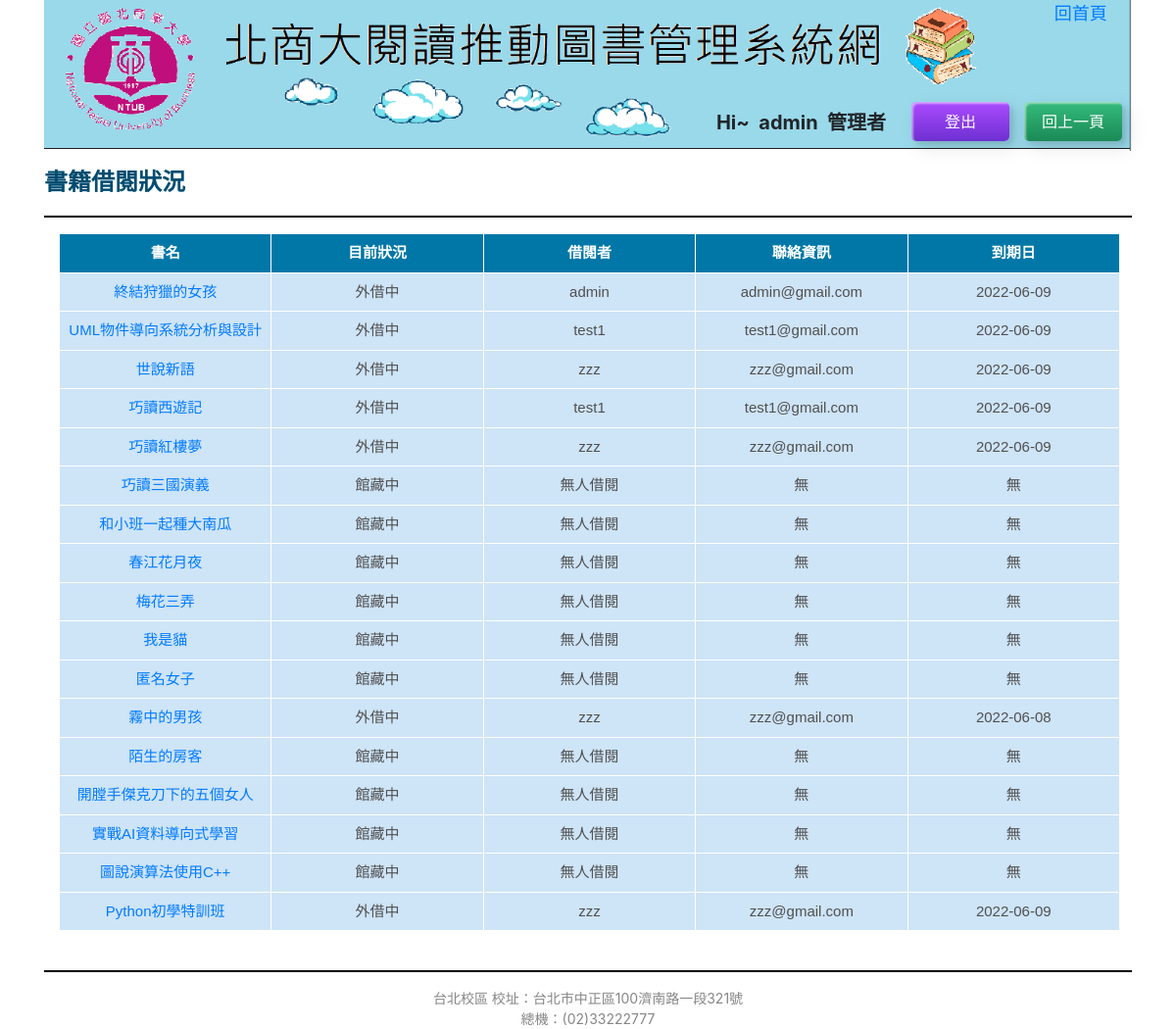
The page /adminall/ (signed in) on the database its author committed.
### libraryapp/models.py (models this page shows, shortened)
class bookModel(models.Model):
    name = models.CharField(max_length=100, null=False)
    isbn = models.CharField(max_length=17, null=False)
    author = models.CharField(max_length=200, null=False)
    desc = models.TextField(blank=True, default='')
    publish = models.CharField(max_length=200, null=False)
    publishyear = models.CharField(max_length=200, null=False)
    theme = models.CharField(max_length=200, null=False)
    time = models.DateTimeField(auto_now=True)
    state = models.BooleanField(default = False)
    borrower = models.CharField(max_length=200, blank=True, default='')
    burl = models.CharField(max_length=100, null=False)
    bhit = models.IntegerField(default=0)
    redate = models.CharField(max_length=100, blank=True, default='')
    connection = models.CharField(max_length=100, blank=True, default='')
    readurl = models.CharField(max_length=100, blank=True, default='')

### libraryapp/views.py (the view)
# urls.py: path('adminall/', views.adminall),
def adminall(request):
    books = models.bookModel.objects.all().order_by('-id')
    nowuser = request.user.username
    return render(request, "adminall.html", locals())

### templates/adminall.html (shortened to what this page needs)
<!DOCTYPE html>
<html lang="en">
<head>
    <link rel="stylesheet" href="/static/css/upload.css">
    <link rel="stylesheet" href="https://stackpath.bootstrapcdn.com/bootstrap/4.2.1/css/bootstrap.min.css">
</head>
<body>
    {%if request.user.is_superuser%}
        <div class="container">
            <div class="row">
                <div class="col-10" style="float: left;"></div>
                <div class="col-2 home"><a href="/adminmain/">回首頁</a>&nbsp;&nbsp;&nbsp;&nbsp;&nbsp;</div>
                <div class="col-2 home"><a href="/adminmain/"></a>&nbsp;&nbsp;&nbsp;&nbsp;&nbsp;</div>
                <div class="col-12" style="margin: -60px 0px -50px 0px;"><img src="/static/images/headBG.png" width="100%" ></div>
                <div class="col-7" style="float: left;"></div>
                <div class="col-2 headuser" style="padding: 6px 0px 0px 15px; margin: 0px 10px 0px 20px;">Hi~&nbsp;&nbsp;{{nowuser}}&nbsp;&nbsp;管理者</div>
                <div class="col-1 logoutbt" style="margin: 0px 20px 0px 0px;"><a href="/logout/"><button class="custom-btn-2 btn-2">登出</button></a></div>
                <div class="col-1 logoutbt"><input type="button" value="回上一頁"onClick="window.history.back()"; class="custom-btn-3 btn-3"></div>
            </div>
            <div class="row">
                <div class="col-12">&nbsp;</div>
                <div class="col-9" style="display: flex; align-items: center; font-size: 24px; color: rgb(0,76,112); font-weight: bolder; font-family:Microsoft JhengHei;">書籍借閱狀況</div>
                <div class="col-12"><hr style="border: 1.5px solid rgb(0, 0, 0);"></div>
            </div>
        </div>
        <div class="container">
            <div class="row">
                    <table class="gridtable" style="table-layout:fixed; margin-left: 30px;">
                        <tr>
                            <th>書名</th><th>目前狀況</th><th>借閱者</th><th>聯絡資訊</th><th>到期日</th>
                        </tr>
                        {% for book in books %}
                            <tr>
                                <td><a href="/adminbook/{{book.id}}/">{{book.name}}</a></td>
                                <td>{%if book.state == 0%}
                                        <div>館藏中</div>
                                    {%else%}
                                        <div>外借中</div>
                                    {%endif%}
                                </td>
                                <td>{%if book.borrower == '' %}
                                        <div>無人借閱</div>
                                    {%else%}
                                        <div>{{book.borrower}}</div>
                                    {%endif%}
                                </td>
                                <td>{%if book.connection == '' %}
                                        <div>無</div>
                                    {%else%}
                                        <div>{{book.connection}}</div>
                                    {%endif%}
                                </td>
                                <td>
                                    {%if book.redate == '' %}
                                        <div>無</div>
                                    {%else%}
                                        <div>{{book.redate}}</div>
                                    {%endif%}
                                </td>
                            </tr>
                        {% endfor %}
                    </table>
            </div>
            <div class="row">
                <div class="col-12">&nbsp;</div>
                <div class="col-12"><hr style="border: 1px solid rgb(0, 0, 0);"></div>
                <div class="col-12" style="text-align: center; color:rgb(134, 134, 134); font-size: 14px;">台北校區 校址：台北市中正區100濟南路一段321號 <br>總機：(02)33222777</div>
            </div>
        </div>
    {%else%}
        <p>您尚未登入喔</p>
        <a href="/login/">login</a>
    {%endif%}
</body>
</html>

### static/css/upload.css (style rules this page uses)
.home { float: left; font-size: 18px; z-index: 9999; text-align: right; }
.headuser { float: left; font-size: 20px; font-weight: bold; text-align: center; }
.custom-btn-2 { width: 100px; height: 40px; color: #fff; border-radius: 5px; font-family: 'Lato', sans-serif; font-weight: 500; background: transparent; cursor: pointer; transition: all 0.3s ease; position: relative; display: inline-block; box-shadow:inset 2px 2px 2px 0px rgba(255,255,255,.5), 7px 7px 20px 0px rgba(0,0,0,.1), 4px 4px 5px 0px rgba(0,0,0,.1); outline: none; }
.btn-2 { background: rgb(109, 43, 214); background: linear-gradient(0deg, rgb(110, 48, 209) 0%,rgb(171, 75, 255) 100%); border: none; }
.btn-2:before { height: 0%; width: 2px; }
.custom-btn-3 { width: 100px; height: 40px; color: #fff; border-radius: 5px; font-family: 'Lato', sans-serif; font-weight: 500; background: transparent; cursor: pointer; transition: all 0.3s ease; position: relative; display: inline-block; box-shadow:inset 2px 2px 2px 0px rgba(255,255,255,.5), 7px 7px 20px 0px rgba(0,0,0,.1), 4px 4px 5px 0px rgba(0,0,0,.1); outline: none; }
.btn-3 { background: rgb(12, 129, 70); background: linear-gradient(0deg, rgb(26, 138, 86) 0%, rgb(52, 187, 124) 100%); border: none; }
.btn-3:before { height: 0%; width: 2px; }
table.gridtable { width: 95%; font-family: verdana,arial,sans-serif; font-size:15px; text-align: center; margin-left: 10px; color:#ffffff; border-width: 1px; border-color: #ffffff; border-collapse: collapse; }
table.gridtable th { border-width: 1px; padding: 8px; border-style: solid; border-color: #ffffff; background-color: #0077a7; }
table.gridtable td { color:#505050; border-width: 1px; padding: 8px; border-style: solid; border-color: #ffffff; background-color: #cee4f7; }

### rows shown on the page
bookModel: name "終結狩獵的女孩", state "外借中", borrower "admin", connection "admin@gmail.com", redate "2022-06-09"
bookModel: name "UML物件導向系統分析與設計", state "外借中", borrower "test1", connection "test1@gmail.com", redate "2022-06-09"
bookModel: name "世說新語", state "外借中", borrower "zzz", connection "zzz@gmail.com", redate "2022-06-09"
bookModel: name "巧讀西遊記", state "外借中", borrower "test1", connection "test1@gmail.com", redate "2022-06-09"
bookModel: name "巧讀紅樓夢", state "外借中", borrower "zzz", connection "zzz@gmail.com", redate "2022-06-09"
bookModel: name "巧讀三國演義", state "館藏中", borrower "無人借閱", connection "無", redate "無"
bookModel: name "和小班一起種大南瓜", state "館藏中", borrower "無人借閱", connection "無", redate "無"
bookModel: name "春江花月夜", state "館藏中", borrower "無人借閱", connection "無", redate "無"
bookModel: name "梅花三弄", state "館藏中", borrower "無人借閱", connection "無", redate "無"
bookModel: name "我是貓", state "館藏中", borrower "無人借閱", connection "無", redate "無"
bookModel: name "匿名女子", state "館藏中", borrower "無人借閱", connection "無", redate "無"
bookModel: name "霧中的男孩", state "外借中", borrower "zzz", connection "zzz@gmail.com", redate "2022-06-08"
bookModel: name "陌生的房客", state "館藏中", borrower "無人借閱", connection "無", redate "無"
bookModel: name "開膛手傑克刀下的五個女人", state "館藏中", borrower "無人借閱", connection "無", redate "無"
bookModel: name "實戰AI資料導向式學習", state "館藏中", borrower "無人借閱", connection "無", redate "無"
bookModel: name "圖說演算法使用C++", state "館藏中", borrower "無人借閱", connection "無", redate "無"
bookModel: name "Python初學特訓班", state "外借中", borrower "zzz", connection "zzz@gmail.com", redate "2022-06-09"

### other values the page prints
{{ nowuser }} "admin"
